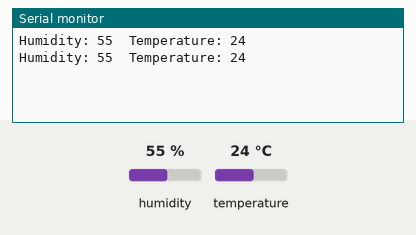
The sketch below on a simulated Arduino Uno, built with avr-gcc and run on an emulated ATmega328P. On the bench: the last lines printed to the serial monitor. The test bench sets the inputs (shaded band); at power-on: humidity 55 %, temperature 24 °C.

Above: at 4.8 s.
4.9 s: humidity set to 22 %
At 7.3 s:
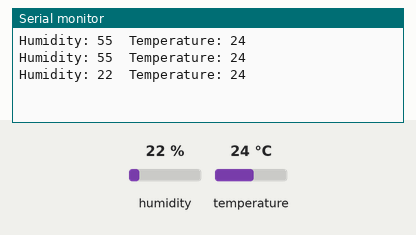
7.9 s: temperature set to 12 °C
At 8.5 s:
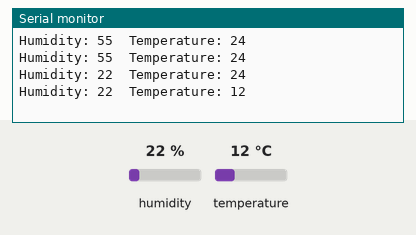
10.9 s: humidity set to 40 %
At 13.3 s:
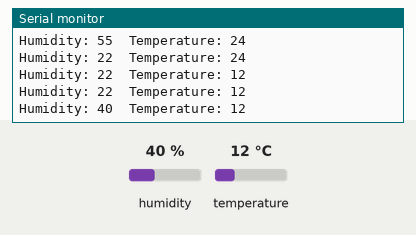
Timing chart, 0 to 14.8 s (numbered marks = the images above; inputs shaded):
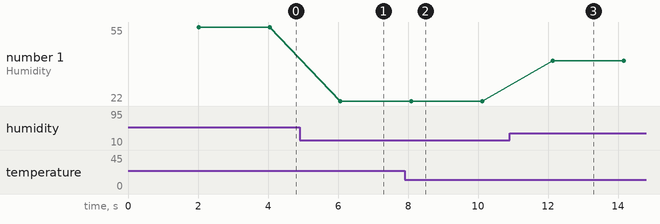

Measured:
- after the input at 4.9 s, the serial monitor: prints a new line after 1.2 s (image 1)
- after the input at 7.9 s, the serial monitor: prints a new line after 0.19 s (image 2)
- after the input at 10.9 s, the serial monitor: prints a new line after 1.2 s (image 3)
- plotted number 1: 55 → 22 after the input at 4.9 s, 22 → 40 after the input at 10.9 s

The sketch:

HumTempTest.ino
```cpp
#include "DHT.h"
#define DHTPIN 7 // what digital pin we're connected to
// Uncomment whatever type you're using!
#define DHTTYPE DHT11 // DHT 11
//#define DHTTYPE DHT22 // DHT 22 (AM2302), AM2321
//#define DHTTYPE DHT21 // DHT 21 (AM2301)
// Initialize DHT sensor.
DHT dht(DHTPIN, DHTTYPE);
void setup() {
Serial.begin(9600);
dht.begin();
}
void loop() {
// Wait a few seconds between measurements.
delay(2000);
// Reading temperature or humidity takes about 250 milliseconds!

int h = dht.readHumidity();
// Read temperature as Celsius (the default)
int t = dht.readTemperature();
Serial.print("Humidity: ");
Serial.print(h);
Serial.print("\t"); // for splitting
Serial.print("Temperature: ");
Serial.print(t);
Serial.print("\n"); // for new line
}
```
